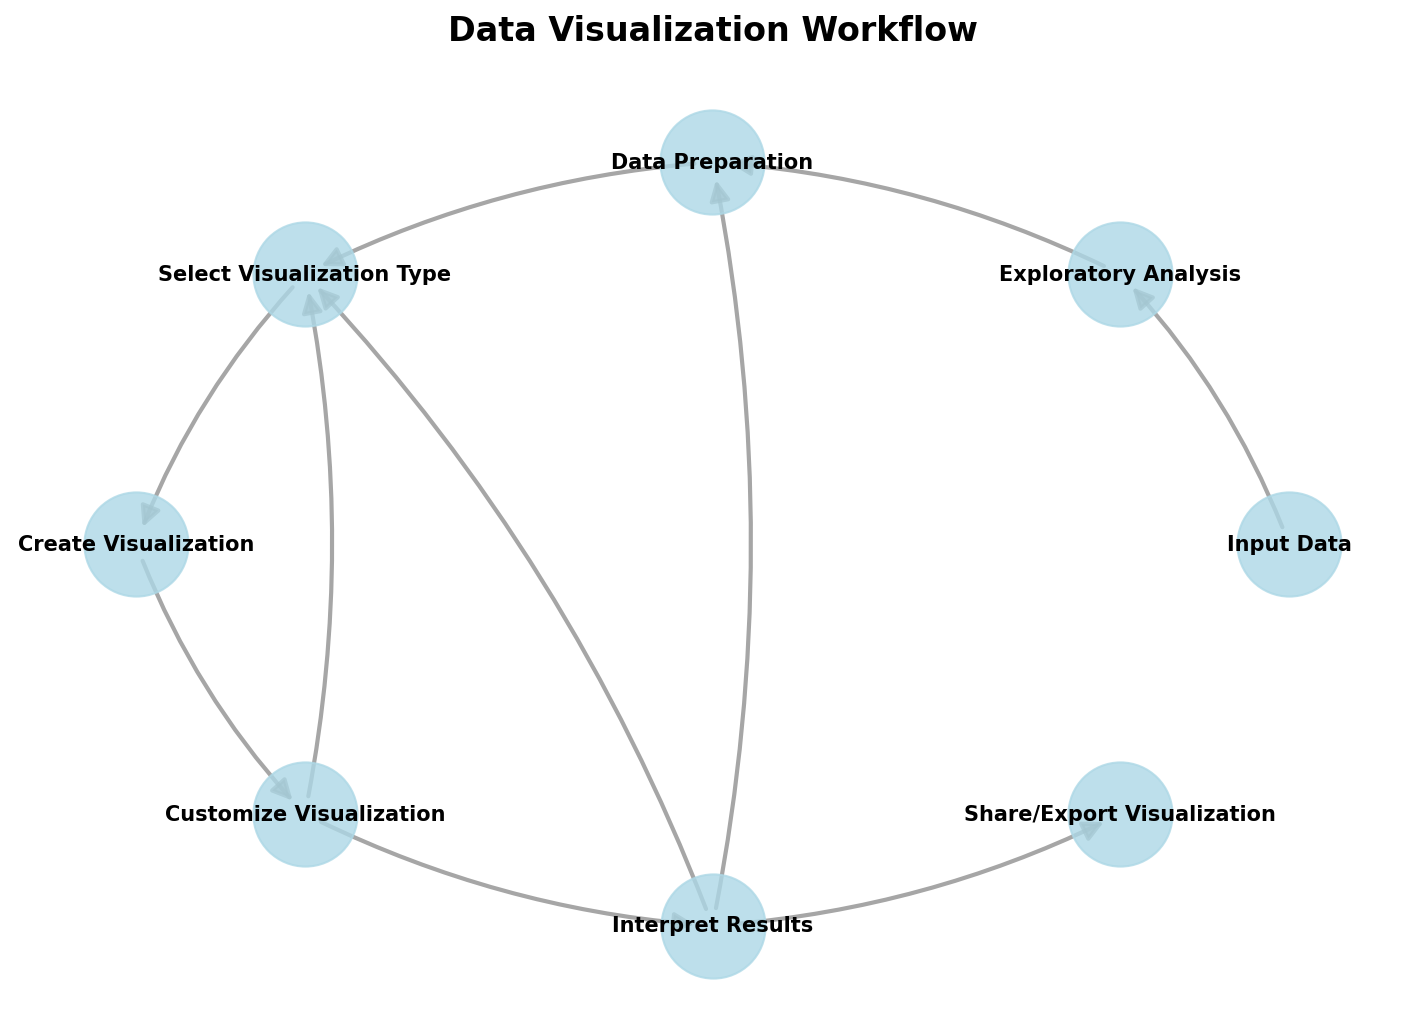

This chart was generated by the following Python code:
"""
Data Visualization Workflow Diagram Generator

This script generates a diagram illustrating the data visualization workflow
for the Science Data Kit video tutorials.
"""

import os
import sys
import matplotlib.pyplot as plt
import networkx as nx
import io
import base64

# Add parent directories to path to allow imports
sys.path.append(os.path.abspath(os.path.join(os.path.dirname(__file__), '../../../../')))

def create_data_visualization_workflow_diagram():
    """
    Create a diagram illustrating the data visualization workflow.
    """
    # Create a directed graph
    G = nx.DiGraph()
    
    # Add nodes for each step in the workflow
    nodes = [
        ("data", "Input Data"),
        ("explore", "Exploratory Analysis"),
        ("prepare", "Data Preparation"),
        ("select", "Select Visualization Type"),
        ("create", "Create Visualization"),
        ("customize", "Customize Visualization"),
        ("interpret", "Interpret Results"),
        ("share", "Share/Export Visualization")
    ]
    
    for node_id, node_label in nodes:
        G.add_node(node_id, label=node_label)
    
    # Add edges to show the workflow
    edges = [
        ("data", "explore"),
        ("explore", "prepare"),
        ("prepare", "select"),
        ("select", "create"),
        ("create", "customize"),
        ("customize", "interpret"),
        ("interpret", "share"),
        # Add some additional connections
        ("interpret", "prepare"),  # Interpretation can lead to further data preparation
        ("customize", "select"),   # Customization might require changing visualization type
        ("interpret", "select")    # Interpretation might require different visualization
    ]
    
    for source, target in edges:
        G.add_edge(source, target)
    
    # Create the figure
    plt.figure(figsize=(12, 8))
    
    # Define node positions in a circular layout
    pos = nx.circular_layout(G)
    
    # Draw the graph
    nx.draw_networkx_nodes(G, pos, node_size=2500, node_color="lightblue", alpha=0.8)
    nx.draw_networkx_edges(G, pos, width=2, alpha=0.7, edge_color="gray", 
                          connectionstyle='arc3,rad=0.1', arrowsize=20)
    
    # Add labels
    labels = {node_id: data["label"] for node_id, data in G.nodes(data=True)}
    nx.draw_networkx_labels(G, pos, labels=labels, font_size=10, font_weight="bold")
    
    # Remove axis
    plt.axis("off")
    
    # Add title
    plt.title("Data Visualization Workflow", fontsize=16, fontweight="bold", pad=20)
    
    # Save the figure
    output_path = os.path.join(os.path.dirname(__file__), "data_visualization_workflow.png")
    plt.savefig(output_path, dpi=150, bbox_inches="tight")
    plt.close()
    
    print(f"Diagram saved to {output_path}")
    return output_path

if __name__ == "__main__":
    create_data_visualization_workflow_diagram()
